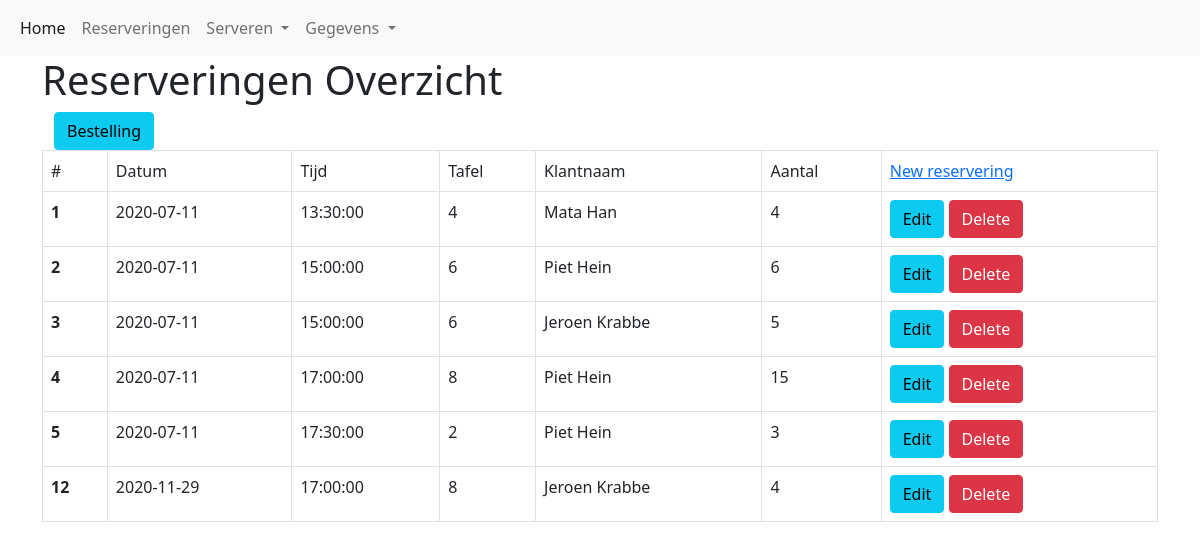
The app's page /reserveringen.php with its own data.
### tables this page shows
CREATE TABLE `reserveringen` (
  `ID` int(11) NOT NULL,
  `Tafel` int(11) NOT NULL,
  `Datum` date NOT NULL,
  `Tijd` time NOT NULL,
  `Klantnaam` varchar(30) NOT NULL,
  `Aantal` int(11) NOT NULL,
  `Status` tinyint(4) NOT NULL,
  `Datum_toegevoegd` timestamp NOT NULL DEFAULT current_timestamp() ON UPDATE current_timestamp(),
  `Aantal_k` int(11) NOT NULL,
  `Allergieen` text NOT NULL,
  `Opmerkingen` text NOT NULL
);

### reserveringen.php (the view, shortened to what this page needs)
<?php
include 'header.php';
include_once 'config.php';
$sql="SELECT ID,datum,tijd,tafel,klantnaam,aantal FROM reserveringen";
$result=mysqli_query($link, $sql);
?>
<!DOCTYPE html>
<html lang="en">
<head>
    <link href="https://cdn.jsdelivr.net/npm/bootstrap@5.1.3/dist/css/bootstrap.min.css" rel="stylesheet">
</head>
<body>
<div class="container">
<div class="page-header">
    <h1>Reserveringen Overzicht</h1>
</div>
<div class="container">
<a href="Bestelling.php" class="btn btn-info">Bestelling</a>
</div>
<form action="" method="post">
<table class='table table-hover table-responsive table-bordered'>
        <tr class="listheader">
            <td>#</td>
            <td>Datum</td>
            <td>Tijd</td>
            <td>Tafel</td>
            <td>Klantnaam</td>
            <td>Aantal</td>
            <td><a href="CRUD/create_res.php" class="link"> New reservering</a></div>
        <?php if($result->num_rows > 0): ?>
        <?php while($row=mysqli_fetch_array($result)) : ?>
    <tr>
        <th scope="row"> <?php echo $row['ID']; ?></th>
        <td><?php echo $row['datum']; ?></td>
        <td><?php echo $row['tijd']; ?></td>
        <td><?php echo $row['tafel']; ?></td>
        <td><?php echo $row['klantnaam']; ?></td>
        <td><?php echo $row['aantal']; ?></td>
        <td><a class="btn btn-info" href="CRUD/update_res.php?ID=<?php echo $row['ID']; ?>">Edit</a>
        <a class="btn btn-danger" href="CRUD/delete_res.php?ID=<?php echo $row['ID']; ?>">Delete</a></td>
    </tr>
        <?php endwhile; ?>
        <?php else: ?>
        <?php endif; ?>
</body>
</html>

### header.php (shortened to what this page needs)
<!DOCTYPE html>
<html lang="en">
<head>
    <link href="https://cdn.jsdelivr.net/npm/bootstrap@5.1.3/dist/css/bootstrap.min.css" rel="stylesheet">
</head>
<body>
<nav class="navbar navbar-expand-lg navbar-light bg-light">
    <div class="container-fluid">
    <div class="collapse navbar-collapse" id="navbarNavDropdown">
      <ul class="navbar-nav">
        <li class="nav-item">
          <a class="nav-link active" aria-current="page" href="index.php">Home</a>
        </li>
        <li class="nav-item">
          <a class="nav-link" href="reserveringen.php">Reserveringen</a>
        </li>
        <li class="nav-item dropdown">
          <a class="nav-link dropdown-toggle" href="reserveringen.php" id="navbarDropdownMenuLink" role="button" data-bs-toggle="dropdown" aria-expanded="false">
            Serveren
          </a>
        <li class="nav-item dropdown">
          <a class="nav-link dropdown-toggle" href="#" id="navbarDropdownMenuLink" role="button" data-bs-toggle="dropdown" aria-expanded="false">
            Gegevens
          </a>
        </li>
      </ul>
    </div>
  </div>
</nav>
</body>
</html>

### records on screen
reserveringen: ID "1", Datum "2020-07-11", Tijd "13:30:00", Tafel "4", Klantnaam "Mata Han", Aantal "4"
reserveringen: ID "2", Datum "2020-07-11", Tijd "15:00:00", Tafel "6", Klantnaam "Piet Hein", Aantal "6"
reserveringen: ID "3", Datum "2020-07-11", Tijd "15:00:00", Tafel "6", Klantnaam "Jeroen Krabbe", Aantal "5"
reserveringen: ID "4", Datum "2020-07-11", Tijd "17:00:00", Tafel "8", Klantnaam "Piet Hein", Aantal "15"
reserveringen: ID "5", Datum "2020-07-11", Tijd "17:30:00", Tafel "2", Klantnaam "Piet Hein", Aantal "3"
reserveringen: ID "12", Datum "2020-11-29", Tijd "17:00:00", Tafel "8", Klantnaam "Jeroen Krabbe", Aantal "4"
